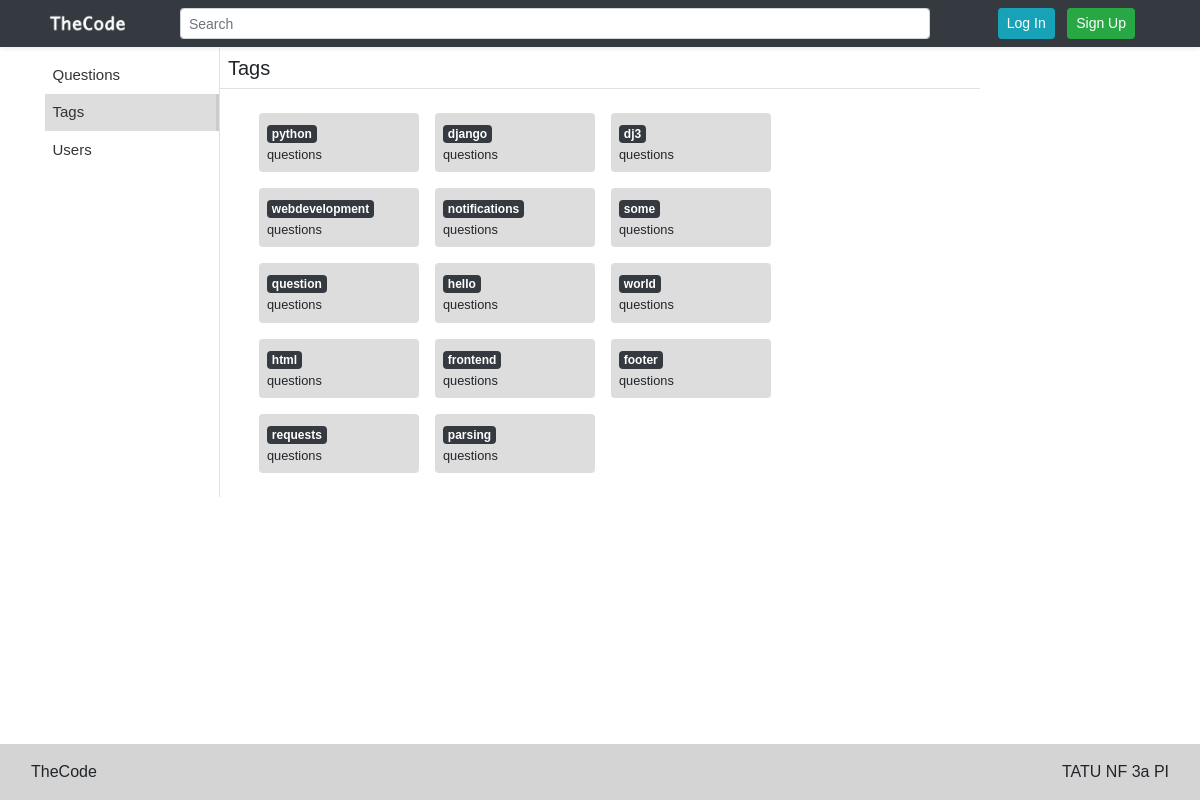
The app's page /tags/ with its own data.
### questions/views.py (the view)
# urls.py: path('tags/', TagListView.as_view(), name = "tag_list"),
class TagListView(TemplateView):
	template_name = 'questions/tag_list.html'
	model = Tag
	def get_context_data(self, **kwargs):
		context = super().get_context_data(**kwargs)
		try:
			context['tags'] = Tag.objects.all()
		except Tag.DoesNotExist:
			context['tags'] = []
		return context

### templates/questions/tag_list.html
{% extends '../include/base.html' %}
{% load static %}
{% load humanize %}
{% block content %}
<div class="row">
  {% include 'include/left_side.html' %}
  <div class = "col-md-8">
    <div class = "row border-bottom">
        <div class="col-12 p-2">
          <h5 class="m-0">Tags</h5>
        </div>
    </div>
    <div class = "p-3 d-flex align-content-start flex-wrap">
      {% for tag in tags %}
        <div class = "tag_data m-2 p-2 rounded">
          <div>
            <a href = "{% url 'questions:tag_question' tag.slug %}" class = "badge badge-dark">{{ tag }}</a>
          </div>
          <div class = "small">{{ tag.taggit_taggeditem_items.count }} questions</div>
        </div>
      {% endfor %}
    </div>
  </div>
</div>
{% endblock %}

### static/css/blog-post.css (style rules this page uses)
html { position: relative; min-height: 100%; }
body { font-family: sans-serif; height: 100%; }
.tag_data { background: #ddd; width: 10em; }

### records on screen
Tag: name "python"
Tag: name "django"
Tag: name "dj3"
Tag: name "webdevelopment"
Tag: name "notifications"
Tag: name "some"
Tag: name "question"
Tag: name "hello"
Tag: name "world"
Tag: name "html"
Tag: name "frontend"
Tag: name "footer"
Tag: name "requests"
Tag: name "parsing"
